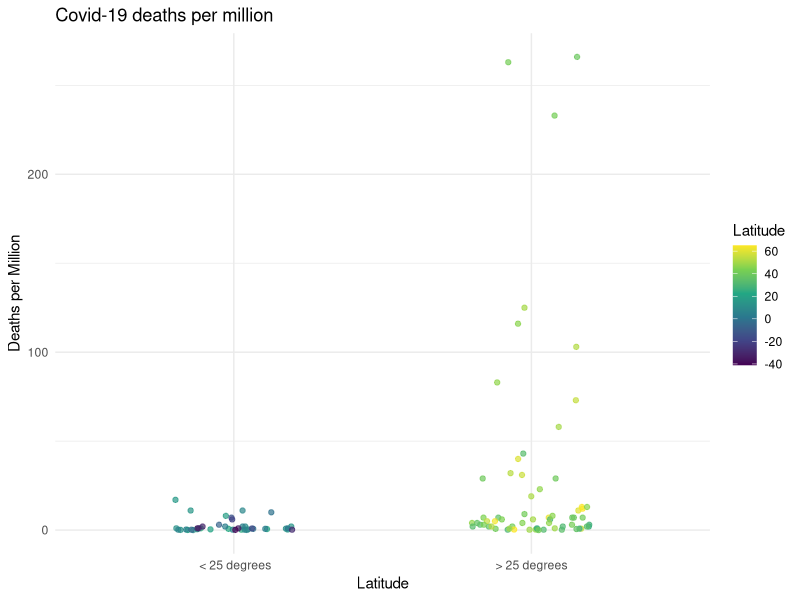

The R script that drew this image:
## ---- chunk 1
knitr::opts_chunk$set(echo = TRUE)
## ---- chunk 2
library(tidyverse)
df <- read_csv("april_28_deaths_latitude.csv")

df <- df %>% 
  mutate(Latitude = as.numeric(Latitude),
         deaths_per_million = as.numeric(deaths_per_million)) %>% 
  mutate(lat_group = dplyr::case_when(
    Latitude > 25 ~ "> 25 degrees",
    TRUE ~ " < 25 degrees"
  ))

plot_df <- df %>% 
  filter(deaths_per_million < 750)


plot_df %>% 
  ggplot(aes(x = lat_group, y = deaths_per_million, colour = Latitude)) +
  scale_color_viridis_c() +
  theme_minimal() +
  geom_jitter(alpha = 0.7, width = 0.2) +
  labs(title = "Covid-19 deaths per million",
         x = "Latitude",
         y = "Deaths per Million")
